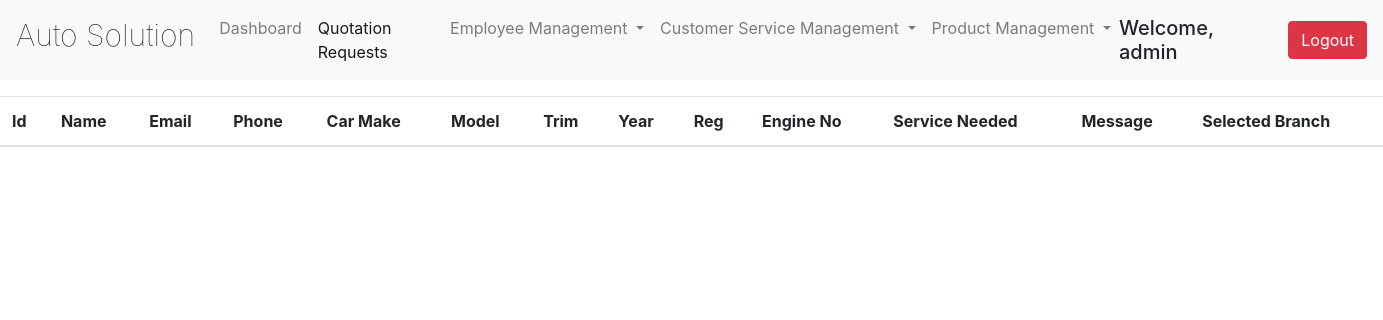
Page /views/admin_quotation_management.php (signed in) on the earlier database version.
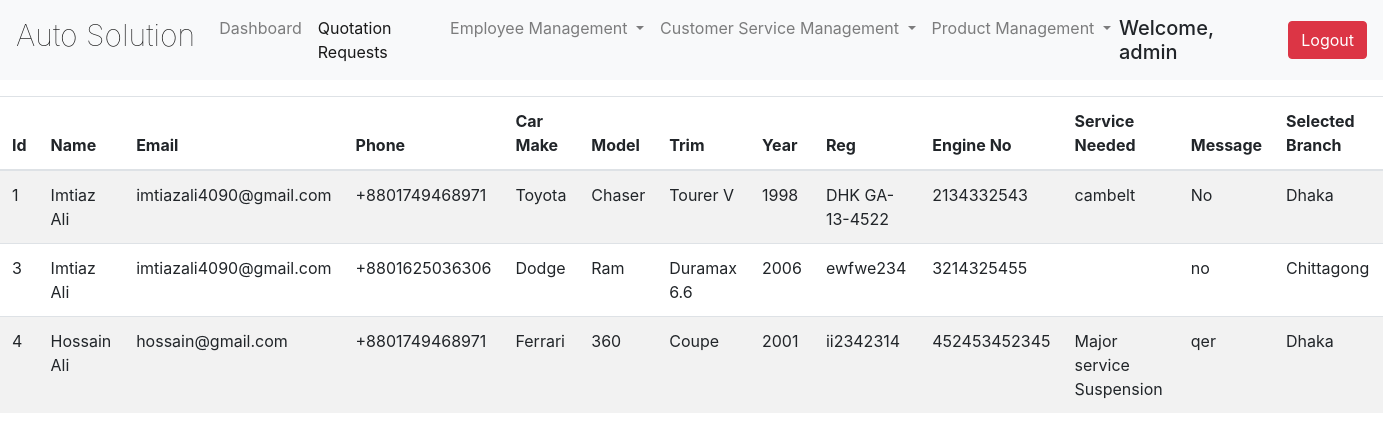
Same page on the later database version.
### tables this page shows
CREATE TABLE `quote` (
  `id` int(50) NOT NULL,
  `first_name` varchar(50) NOT NULL,
  `last_name` varchar(50) NOT NULL,
  `email` varchar(50) NOT NULL,
  `phone` varchar(50) NOT NULL,
  `car_make` varchar(50) NOT NULL,
  `car_model` varchar(50) NOT NULL,
  `trim` varchar(50) NOT NULL,
  `year` varchar(50) NOT NULL,
  `registration_no` varchar(50) NOT NULL,
  `engine_no` varchar(50) NOT NULL,
  `service_needed` varchar(50) DEFAULT NULL,
  `message` varchar(50) DEFAULT NULL,
  `branch` varchar(50) NOT NULL
);

### models/database_crud.php (called while the page is built, shortened)
<?php
	 $serverName="localhost";
	 $userName="root";
	 $password="";
	 $dbName="auto_solution";
	function get($query)
	{
        $data=array();
		global $serverName,$userName,$password,$dbName;
		$conn = mysqli_connect( $serverName, $userName, $password, $dbName);
        $result=mysqli_query($conn,$query);
        if(mysqli_num_rows($result) > 0)
        {
            while($row = mysqli_fetch_assoc($result))
            {
                $entity=array();
                foreach($row as $k=>$v)
                {
                    $entity[$k] = $row[$k];
                }
                $data[] = $entity;
            }
        }
		return $data;
	}
?>

### controllers/quote_controller.php (called while the page is built, shortened)
<?php
require_once "../models/database_crud.php";
  function getAllQuote()
  {
    $query ="SELECT * FROM quote ORDER BY Id ASC";
    $quotes = get($query);
    return $quotes;
  }
?>

### views/admin_quotation_management.php (the view, shortened to what this page needs)
<?php
require '../controllers/quote_controller.php';
$quotes = getAllQuote();
 ?>
 <!DOCTYPE html>
 <html lang="en">
 <head>
   <link rel="stylesheet" href="../css/bootstrap.css">
   <link rel="stylesheet" href="styles/mystyle.css">
 </head>
 <body>
   <header>
     <div class="mynav">
       <nav class="navbar navbar-expand-lg navbar-light bg-light">
       <a class="navbar-brand mb-2" href="user_dashboard.php">Auto Solution</a>
       <div class="collapse navbar-collapse" id="navbarSupportedContent">
         <ul class="navbar-nav mr-auto">
           <li class="nav-item">
             <a class="nav-link" href="admin_dashboard.php">Dashboard<span class="sr-only">(current)</span></a>
           </li>
           <li class="nav-item active">
             <a class="nav-link" href="admin_quotation_management.php">Quotation Requests</a>
           </li>
           <li class="nav-item dropdown">
             <a class="nav-link dropdown-toggle" href="#" id="navbarDropdown" role="button" data-toggle="dropdown" aria-haspopup="true" aria-expanded="false">
               Employee Management
             </a>
           </li>
 					<li class="nav-item dropdown">
             <a class="nav-link dropdown-toggle" href="#" id="navbarDropdown" role="button" data-toggle="dropdown" aria-haspopup="true" aria-expanded="false">
               Customer Service Management
             </a>
           </li>
 					<li class="nav-item dropdown">
             <a class="nav-link dropdown-toggle" href="#" id="navbarDropdown" role="button" data-toggle="dropdown" aria-haspopup="true" aria-expanded="false">
               Product Management
             </a>
           </li>
         </ul>
      <h5 class="my-sm-2 mr-lg-2">Welcome, <?php echo $_SESSION['username'];?></h5>
      <a class="btn btn-danger my-sm-2 ml-lg-2 "href="../controllers/logout.php">Logout</a>
     </div>
    </nav>
  </div>
</header>
<table class="table table-striped my-3" id="quote_data">
    <thead>
      <tr>
        <th>Id</th>
        <th>Name</th>
        <th>Email</th>
        <th>Phone</th>
        <th>Car Make</th>
        <th>Model</th>
        <th>Trim</th>
        <th>Year</th>
        <th>Reg</th>
        <th>Engine No</th>
				<th>Service Needed</th>
        <th>Message</th>
				<th>Selected Branch</th>
      </tr>
    </thead>
		<?php
				foreach($quotes as $quote)
				{
					echo "<tr>";
						echo "<td>".$quote["id"]."</td>";
						echo "<td>".$quote["first_name"]." ".$quote["last_name"]."</td>";
						echo "<td>".$quote["email"]."</td>";
						echo "<td>".$quote["phone"]."</td>";
						echo "<td>".$quote["car_make"]."</td>";
						echo "<td>".$quote["car_model"]."</td>";
						echo "<td>".$quote["trim"]."</td>";
						echo "<td>".$quote["year"]."</td>";
						echo "<td>".$quote["registration_no"]."</td>";
						echo "<td>".$quote["engine_no"]."</td>";
						echo "<td>".$quote["service_needed"]."</td>";
						echo "<td>".$quote["message"]."</td>";
						echo "<td>".$quote["branch"]."</td>";
					echo "</tr>";
				}
			?>
  </table>
</body>
</html>

Differences in the rows shown:
added quote: id "1", first_name "Imtiaz", last_name "Ali", email "imtiazali4090@gmail.com", phone "+8801749468971", car_make "Toyota", car_model "Chaser", trim "Tourer V", year "1998", registration_no "DHK GA-13-4522", engine_no "2134332543", service_needed "cambelt", message "No", branch "Dhaka"
added quote: id "3", first_name "Imtiaz", last_name "Ali", email "imtiazali4090@gmail.com", phone "+8801625036306", car_make "Dodge", car_model "Ram", trim "Duramax 6.6", year "2006", registration_no "ewfwe234", engine_no "3214325455", message "no", branch "Chittagong"
added quote: id "4", first_name "Hossain", last_name "Ali", email "hossain@gmail.com", phone "+8801749468971", car_make "Ferrari", car_model "360", trim "Coupe", year "2001", registration_no "ii2342314", engine_no "452453452345", service_needed "Major service Suspension", message "qer", branch "Dhaka"
